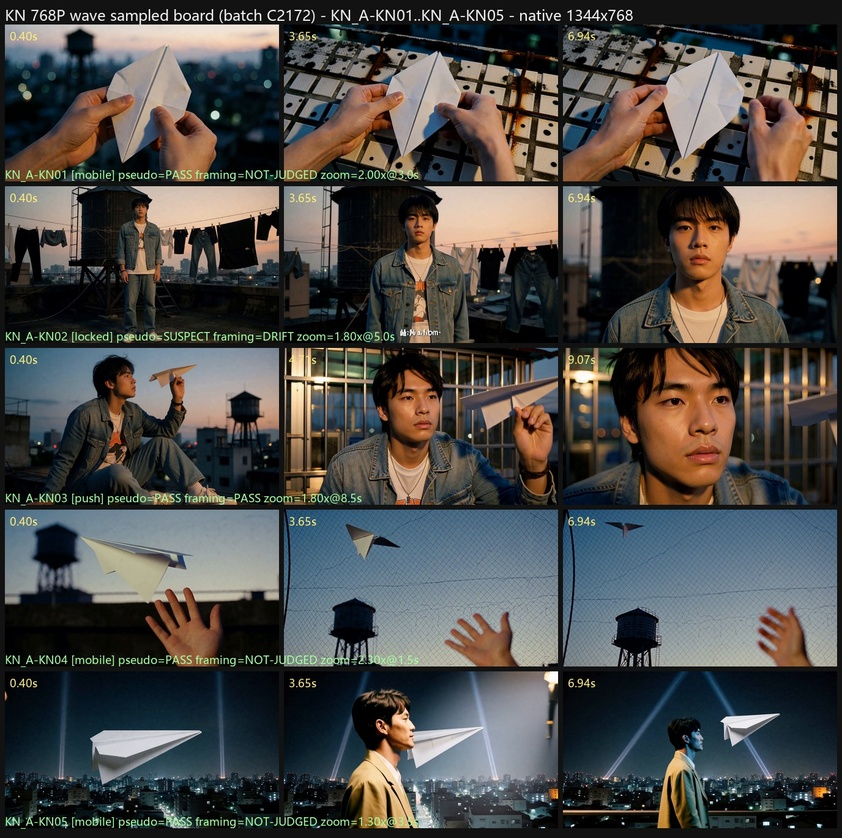
#> input picture cph4/fleet/mv-album-001-jay/KN-768P-BOARD-1-c2172.jpg, 842 x 838 px, shrunk from 1376 x 1368 before the run
$ python -i c2195_kn_keyframe_glow.py   (imports and definitions only)
#> lines starting #> are read from the running program, lines starting #| are printed output that depends on the picture
"""C2195: locate the KN18 glow origin by measuring the keyframes, not the wording.

Why: two 768P burns of KN18 with the same keyframe and seed disagreed on wording
only (dense v4 vs sparse v5) and both landed at p99 ~79-80 against a threshold of
47, while the sibling KN17 at the same resolution and workflow is green at
32/31/32. That rules out star density as the variable and points at the frame the
burn starts from. This measures the same blurred-sky p99 on the keyframes of both
units so the next iteration changes the right input.
"""

import io
import json
import os
import sys

from PIL import Image, ImageFilter
import numpy as np

MEDIA = r"K:\Fluxgroup\FluxGroup\media\mv-album-001-jay"
FRAMES = os.path.join(MEDIA, "frames")


def glow(path):
#> called with path = 'KN-768P-BOARD-1-c2172.jpg'
    im = Image.open(path).convert("L")
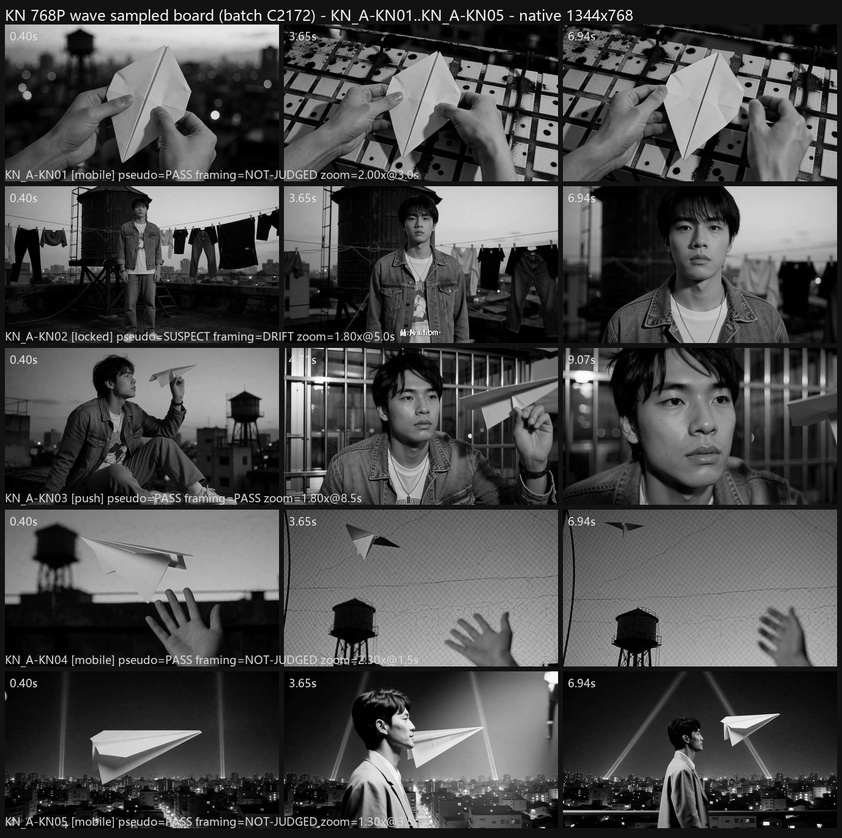
#> im: PIL image 842x838 L; min 0, max 255, mean 75.4
    w, h = im.size
#> w = 842; h = 838
    sky = im.crop((0, 0, w, int(h * 0.55)))
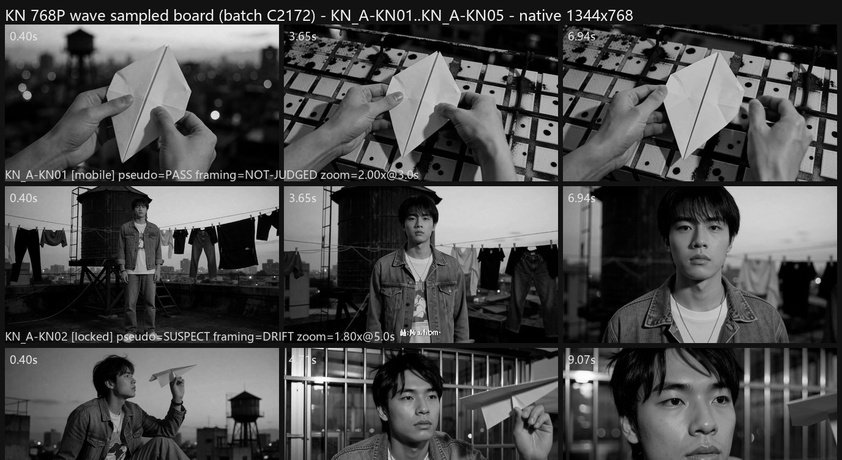
#> sky: PIL image 842x460 L; min 0, max 255, mean 75.8
    bl = sky.filter(ImageFilter.GaussianBlur(radius=max(6, w // 40)))
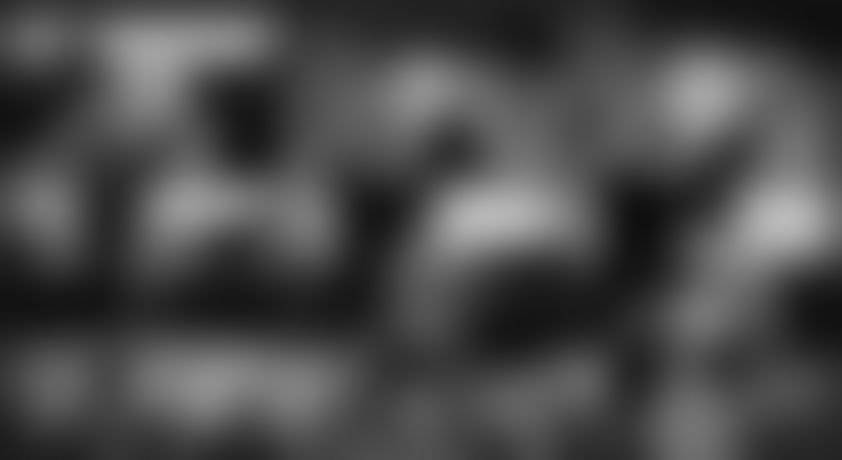
#> bl: PIL image 842x460 L; min 15, max 186, mean 75
    a = np.asarray(bl).astype("float32")
    return {
        "file": os.path.basename(path),
        "size": [w, h],
        "med": round(float(np.median(a)), 1),
        "p95": round(float(np.percentile(a, 95)), 1),
        "p99": round(float(np.percentile(a, 99)), 1),
        "mean": round(float(a.mean()), 1),
    }


def main():
    picks = []
    for name in sorted(os.listdir(FRAMES)):
        low = name.lower()
        if not low.endswith(".png"):
            continue
        if "kn17" in low or "kn18" in low:
            picks.append(os.path.join(FRAMES, name))
    rows = [glow(p) for p in picks]
    out = os.path.join(MEDIA, "logs", "kn-keyframe-glow-c2195.json")
    with io.open(out, "w", encoding="utf-8", newline="\n") as fh:
        json.dump({"frames_dir": FRAMES, "rows": rows}, fh, indent=1, ensure_ascii=False)
    for r in rows:
        print("%-28s %sx%s med=%s p95=%s p99=%s mean=%s" % (
            r["file"], r["size"][0], r["size"][1], r["med"], r["p95"], r["p99"], r["mean"]))
    print("verdict_json=%s rows=%d" % (out, len(rows)))


# [2 lines not run here, left out]

>>> result = glow('KN-768P-BOARD-1-c2172.jpg')
#> result = {'file': 'KN-768P-BOARD-1-c2172.jpg', 'size': [842, 838], 'med': 72, 'p95': 138, 'p99': 166, 'mean': 75}

$ run again, on cph4/fleet/mv-album-001-jay/KN-768P-GATE-BOARD-2-c2176.jpg
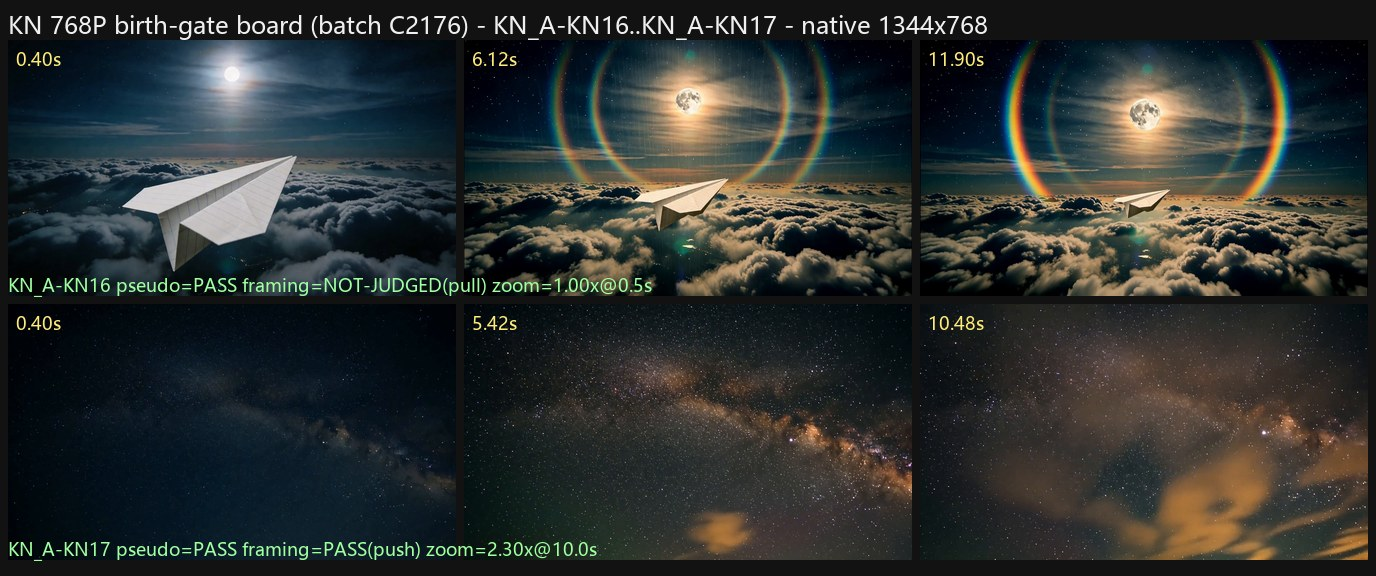
#> input picture cph4/fleet/mv-album-001-jay/KN-768P-GATE-BOARD-2-c2176.jpg, 1376 x 576 px
#> in glow, `sky = im.crop((0, 0, w, int(h * 0.55)))`:
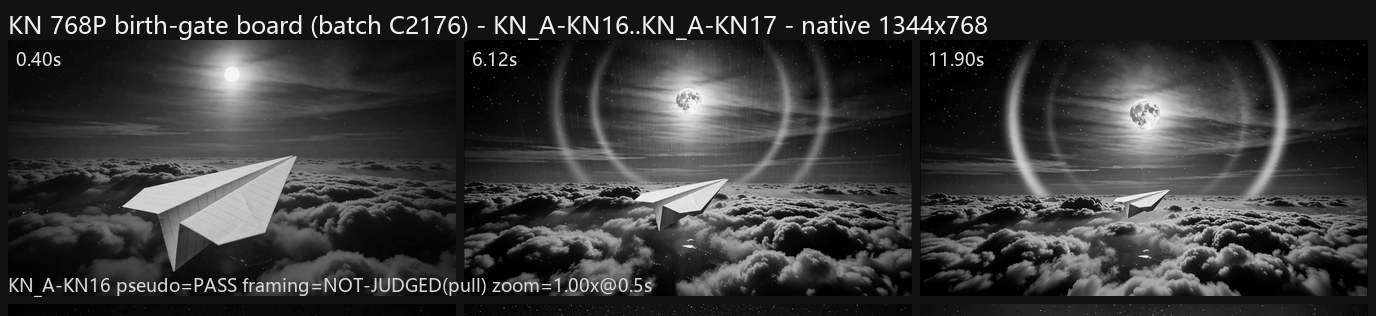
#> sky: PIL image 1376x316 L; min 0, max 255, mean 56.5
#> in glow, `bl = sky.filter(ImageFilter.GaussianBlur(radius=max(6, w // 40)))`:
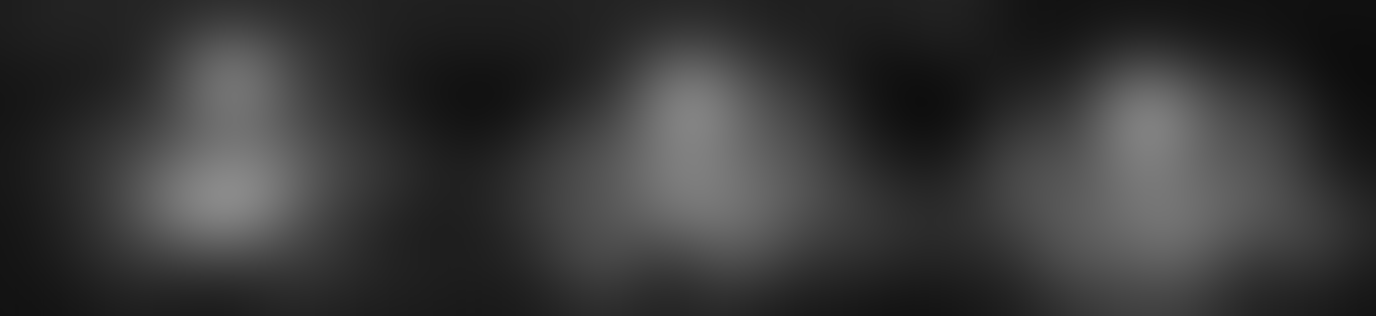
#> bl: PIL image 1376x316 L; min 13, max 138, mean 55.7
#> result = {'file': 'KN-768P-GATE-BOARD-2-c2176.jpg', 'size': [1376, 576], 'med': 47, 'p95': 115, 'p99': 128, 'mean': 55.7}

$ run again, on cph4/fleet/mv-album-001-jay/xq-AB-BOARD-01-r1057.jpg
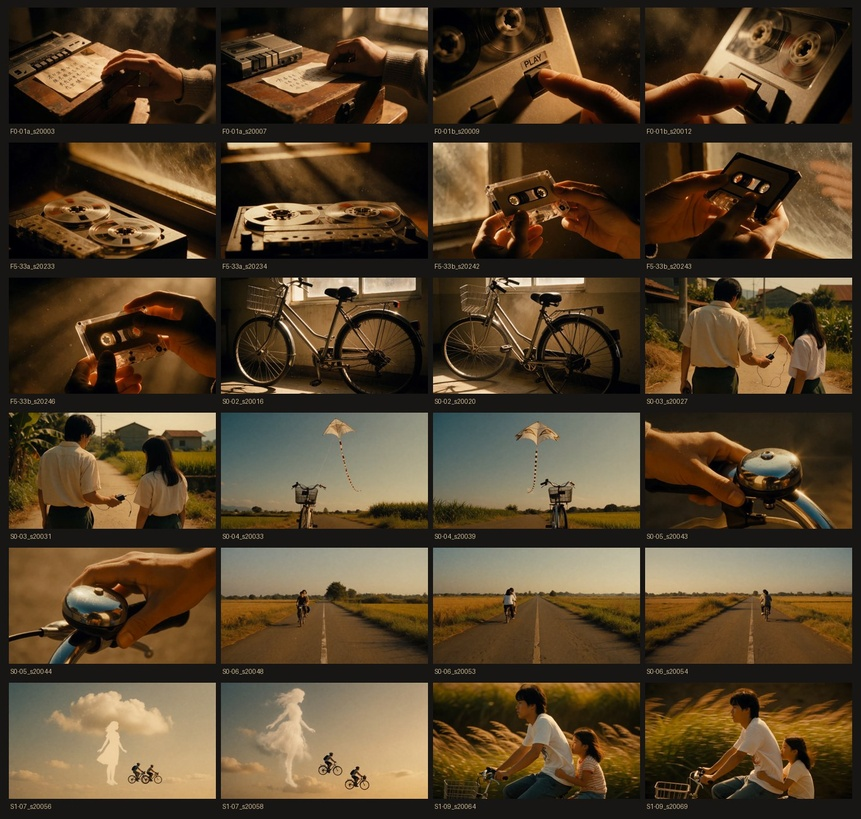
#> input picture cph4/fleet/mv-album-001-jay/xq-AB-BOARD-01-r1057.jpg, 861 x 819 px, shrunk from 1364 x 1298 before the run
#> in glow, `sky = im.crop((0, 0, w, int(h * 0.55)))`:
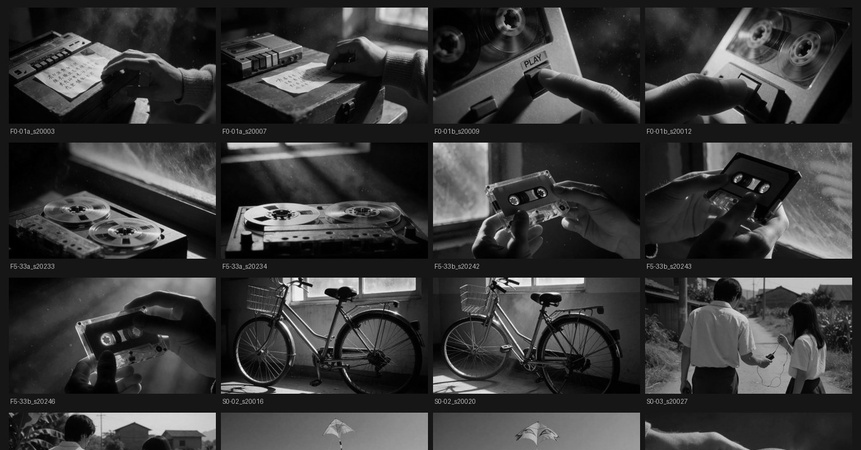
#> sky: PIL image 861x450 L; min 0, max 253, mean 56.5
#> in glow, `bl = sky.filter(ImageFilter.GaussianBlur(radius=max(6, w // 40)))`:
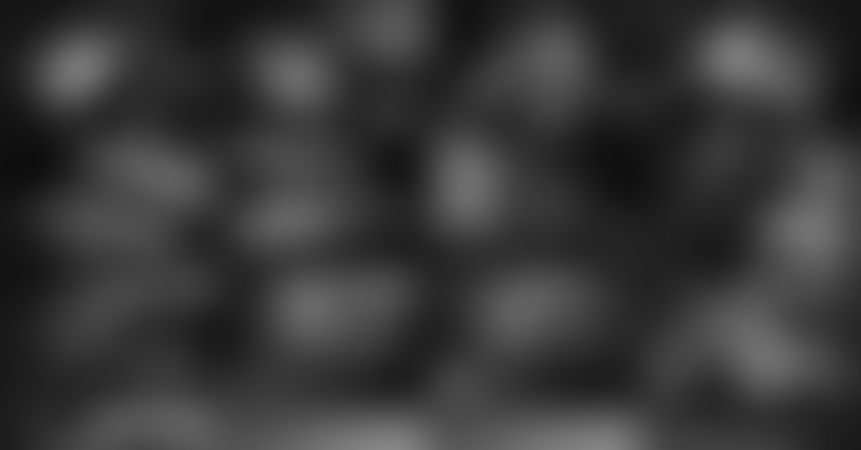
#> bl: PIL image 861x450 L; min 13, max 134, mean 56.2
#> result = {'file': 'xq-AB-BOARD-01-r1057.jpg', 'size': [861, 819], 'med': 53, 'p95': 96, 'p99': 113, 'mean': 56.2}
